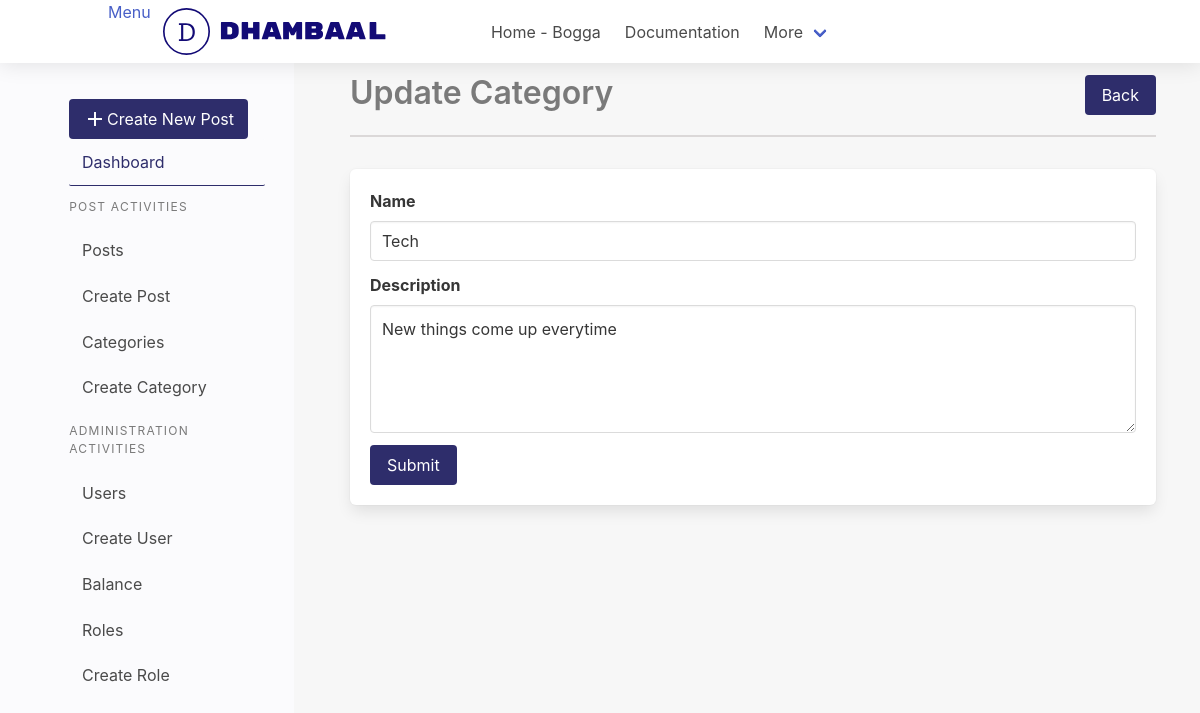
Before: /dashboard/category/1/update/ with the older database file.
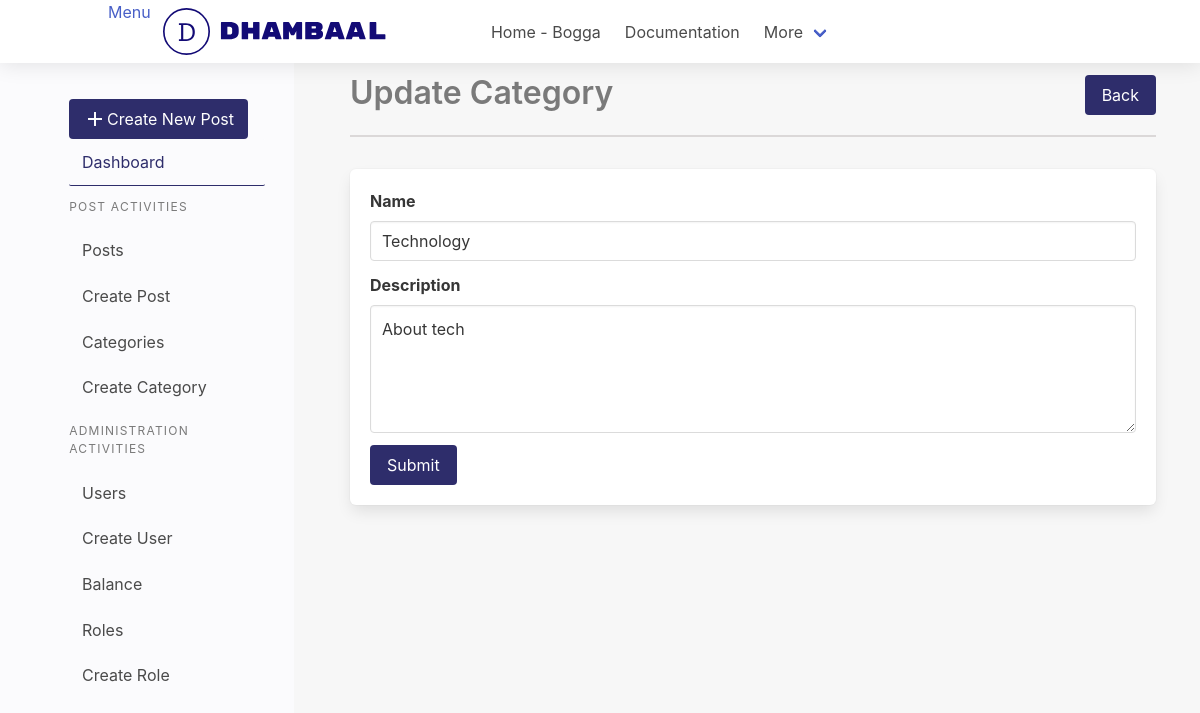
After: the same page with the newer database file.
### app/dashboard/models/category.py (models this page shows, shortened)
@dataclass
class Category(db.Model):
    __name__ = "category"
    id: int = db.Column(db.Integer, nullable=False, primary_key=True)
    name: str = db.Column(db.String(80), nullable=False, unique=True)
    description: str = db.Column(db.Text)
    created_at: datetime = db.Column(
        db.DateTime, nullable=False, default=datetime.utcnow)
    modified_at: datetime = db.Column(
        db.DateTime, nullable=False, default=datetime.utcnow, onupdate=datetime.utcnow)

### app/dashboard/dashboard.py (the view)
@dashboard_bp.route('/category/<int:id>/update/', methods=['GET', 'POST'])
def update_category(id):
    category = Category.query.get_or_404(id)
    form = CategoryForm()
    if form.validate_on_submit():
        category.name = form.name.data
        category.description = form.description.data
        category.save()
        flash("Category Updated Sucessfully", 'is-success')
        return redirect(url_for('dashboard.get_categories'))
    elif request.method == 'GET':
        form.name.data = category.name
        form.description.data = category.description
    return render_template("categories/create_update.html", title="Update Category", form=form)

### app/dashboard/forms/category_form.py
class CategoryForm(FlaskForm):
    name = StringField('Name', validators=[
                       DataRequired(), length(min=3, max=20)])
    description = TextAreaField('Description')
    submit = SubmitField("Submit")

### app/dashboard/templates/categories/create_update.html (shortened to what this page needs)
{% extends 'layout/base.html'%} {% block content%}
{% from 'macro.html' import section_heading with context %}
{{section_heading(title=title,link='dashboard.get_categories',btn_text="Back")}}
{% from 'macro.html' import form_input with context %}
<form method="POST" class="box">
  {{form_input(input=form.name,label=form.name.label,type="input",errors=form.name.errors)}}
  {{form_input(input=form.description,label=form.description.label,type="textarea",errors=form.description.errors)}}
  {{form.submit(class="button is-primary")}}
</form>
{% endblock content %}

### app/dashboard/templates/macro.html
{% macro section_heading(title="Section
Title",link="dashboard.posts",btn_text="Add") %}
<div class="section-heading">
  <h1 class="title is-3 has-text-grey">{{title}}</h1>
  <a class="button is-primary left" href="{{url_for(link)}}">{{btn_text}}</a>
</div>
{% endmacro %}
{% macro form_input(input=None,label=None,type="input",errors=None) %}
<div class="field">
  {{label(class="label")}} {%if errors%} {%for error in errors %}
  <div class="control">
    {{input(class=type+" is-danger")}}
    <div class="has-text-weight-light has-text-danger">{{error}}</div>
  </div>
  {%endfor%}
  {%else%}
  <div class="control">{{input(class=type)}}</div>
  {%endif%}
</div>
{% endmacro %}

Changed rows visible on the page:
changed Category: name "Tech" → "Technology"; description "New things come up everytime" → "About tech"
